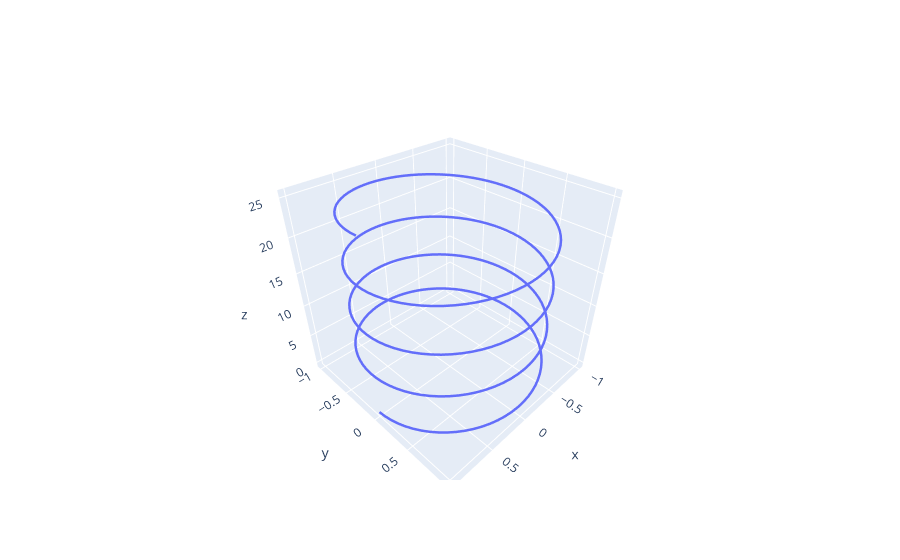

This figure's notebook cell:
### Markdown cell above
O mesmo plot usando o obejto `go`

### Code cell
t = np.linspace(0,8*np.pi, 300)
x = np.cos(t)
y = np.sin(t)
z = t
fig = go.Figure()
fig.add_scatter3d(x =x, y=y, z=z, line_width = 5, mode = 'lines')
fig.show()

### Figure 1 — Plotly figure (JSON) as saved in the notebook; plotly's stock layout.template omitted (floating-point values rounded to 4 significant figures; data arrays with more than 128 entries replaced by an {"elided": "..."} marker saying what was removed)
{"data": [{"line": {"width": 5}, "mode": "lines", "type": "scatter3d", "x": {"elided": "300 float values"}, "y": {"elided": "300 float values"}, "z": {"elided": "300 float values"}}], "layout": {}}
